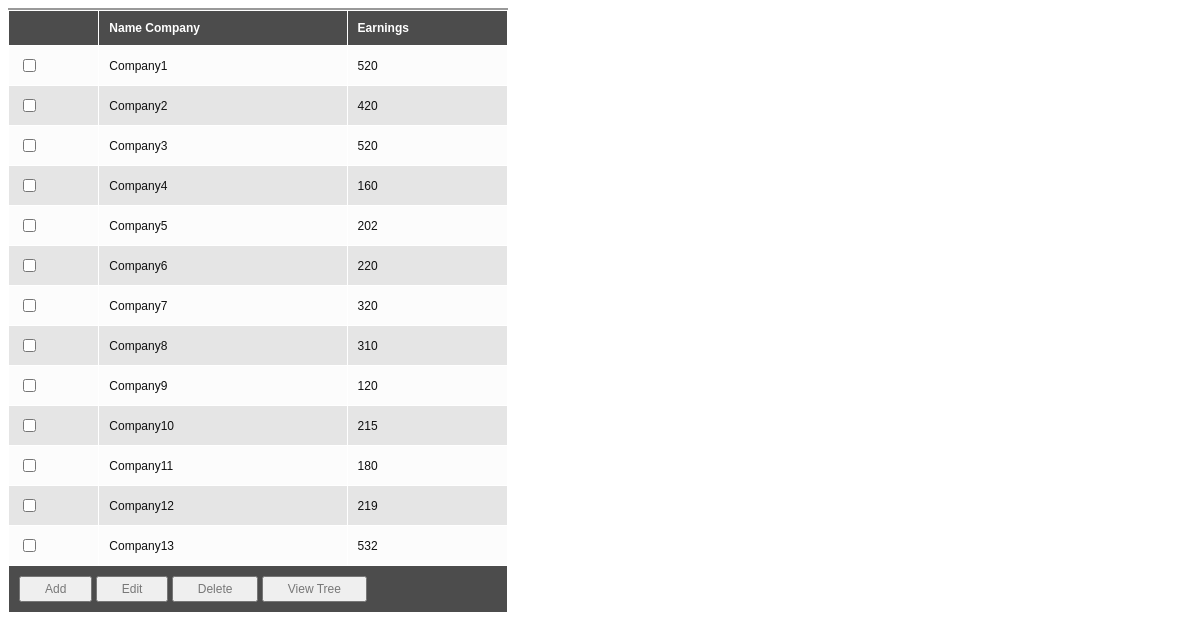
The page / on the database its author committed.
### tables this page shows
CREATE TABLE IF NOT EXISTS `companies` (
  `pid` int(11) unsigned NOT NULL AUTO_INCREMENT,
  `name` varchar(70) DEFAULT NULL,
  `price` int(11) DEFAULT NULL,
  `idchild` int(10) unsigned DEFAULT NULL,
  PRIMARY KEY (`pid`),
  KEY `pid` (`pid`)
);

### index.php (the view, shortened to what this page needs)
<?php
$result = mysql_query("SELECT * FROM companies");
?>
<html>
<head>
<link rel="stylesheet" type="text/css" href="styles.css" />
</head>
<body>
<form name="frmUser" method="post" action="">
<div style="width:500px;">
<table border="0" cellpadding="10" cellspacing="1" width="500" class="tblListForm">
<tr class="listheader">
<td></td>
<td>Name Company</td>
<td>Earnings</td>
</tr>
<?php
$i=0;
while($row = mysql_fetch_array($result)) {
if($i%2==0)
$classname="evenRow";
else
$classname="oddRow";
?>
<tr class="<?php if(isset($classname)) echo $classname;?>">
<td><input type="checkbox" name="companies[]" value="<?php echo $row["pid"]; ?>" ></td>
<td><?php echo $row["name"]; ?></td>
<td><?php echo $row["price"]; ?></td>
</tr>
<?php
$i++;
}
?>
<tr class="listheader">
<td colspan="4"><input class="btnsub" type="button" name="add" value="Add"  onClick="setAddAction();" /> <input class="btnsub" type="button" name="edit" value="Edit" onClick="setEditAction();" /> <input class="btnsub" type="button" name="delete" value="Delete"  onClick="setDeleteAction();" />  <input class="btnsub" type="button" name="viewtree" value="View Tree"  onClick="setTreeAction();" /></td>
</tr>
</table>
</form>
</body></html>

### styles.css (style rules this page uses)
body { font-family:Arial; }
input { font-family:Arial; font-size:14px; }
.evenRow { background-color: #fcfcfc; font-size:12px; color:#101010; }
.oddRow { background-color: #e5e5e5; font-size:12px; color:#101010; }
.tblListForm { border-top:2px #999999 solid; }
.listheader { background-color: #4c4c4c; font-size:12px; font-weight:bold; color:#ffffff; }
.btnsub { color:#777777; font-size:12px; padding:4px 24px; text-decoration:none; }

### rows shown on the page
companies: name "Company1", price "520"
companies: name "Company2", price "420"
companies: name "Company3", price "520"
companies: name "Company4", price "160"
companies: name "Company5", price "202"
companies: name "Company6", price "220"
companies: name "Company7", price "320"
companies: name "Company8", price "310"
companies: name "Company9", price "120"
companies: name "Company10", price "215"
companies: name "Company11", price "180"
companies: name "Company12", price "219"
companies: name "Company13", price "532"
